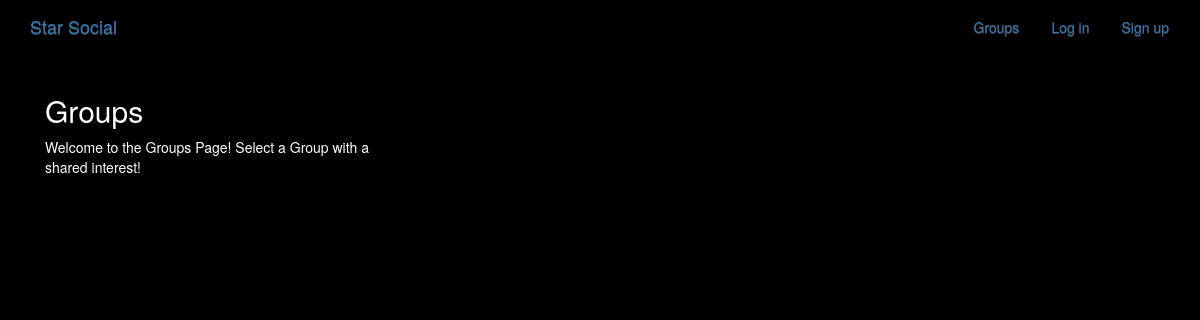
The page /groups/ on the database as committed earlier.
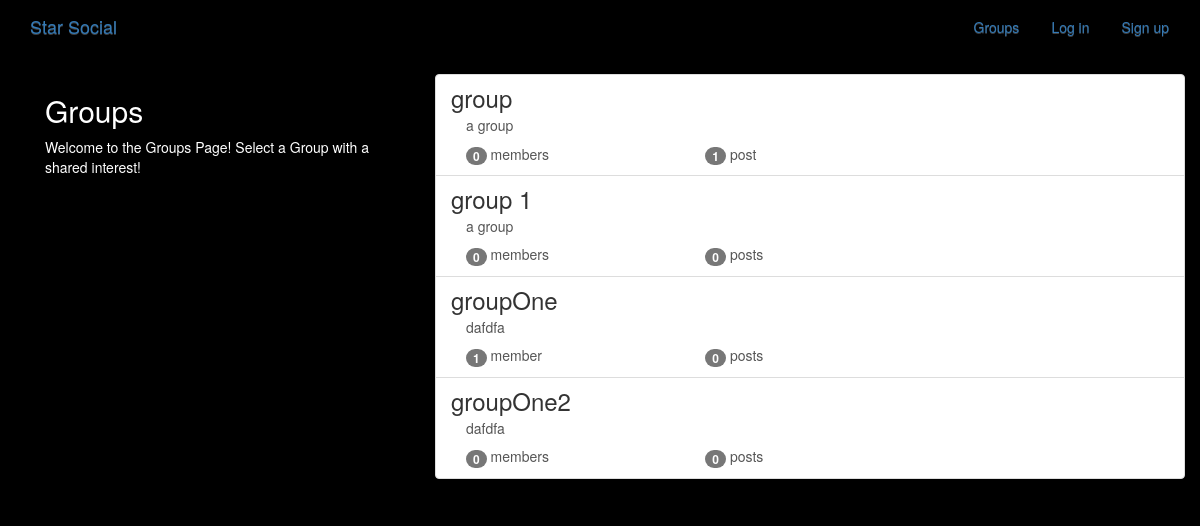
The same page on the database as committed later.
### groups/models.py (models this page shows, shortened)
class Group(models.Model):
    name = models.CharField(max_length=255, unique=True)
    slug = models.SlugField(allow_unicode=True, unique=True)
    description = models.TextField(blank=True, default='')
    description_html = models.TextField(editable=False, default='', blank=True)
    members = models.ManyToManyField(User,through="GroupMember")
    class Meta:
        ordering = ["name"]

### groups/views.py (the view)
class ListGroups(generic.ListView):
    model = Group

### groups/templates/groups/group_list.html (shortened to what this page needs)
{% extends "groups/group_base.html" %}
{% block pregroup %}
<div class="col-md-4">
	<div class="content">
			<h2>Groups</h2>
			<p>Welcome to the Groups Page! Select a Group with a shared interest!</p>
	</div>
</div>
{% endblock %}
{% block group_content %}
<div class="col-md-8">
	<div class="list-group">
		{% for group in object_list %}
		  <a class="list-group-item" href="{% url 'groups:single' slug=group.slug %}">
			     <h3 class="title list-group-item-heading">{{ group.name }}</h3>
			<div class="list-group-item-text container-fluid">
				{{ group.description_html|safe }}
				<div class="row">
					<div class="col-md-4">
						<span class="badge">{{ group.members.count }}</span> member{{ group.members.count|pluralize }}
					</div>
					<div class="col-md-4">
						<span class="badge">{{ group.posts.count }}</span> post{{ group.posts.count|pluralize }}
					</div>
				</div>
			</div>
		</a>
		{% endfor %}
	</div>
</div>
{% endblock %}

### groups/templates/groups/group_base.html (shortened to what this page needs)
{% extends "base.html" %}
{% block content %}
<div class="container">
        <div class="row">
            {% block pregroup %}{% endblock %}
            {% block group_content %}{% endblock %}
        </div>
</div>
{% endblock %}

### templates/base.html (shortened to what this page needs)
<!DOCTYPE html>
{% load staticfiles %}
<html>
<head>
    <link rel="stylesheet" href="https://maxcdn.bootstrapcdn.com/bootstrap/3.3.7/css/bootstrap.min.css">
    <link rel="stylesheet" href="https://maxcdn.bootstrapcdn.com/bootstrap/3.3.7/css/bootstrap-theme.min.css">
    <link rel="stylesheet" href="{% static 'simplesocial/css/master.css'%}">
</head>
<body>
    <nav class="navbar  mynav" role="navigation" id="navbar">
    			<div class="container">
            <a class="navbar-brand mynav" href="{% url 'home' %}">Star Social</a>
                    <ul class="nav navbar-nav navbar-right">
    						{% if user.is_authenticated %}
                      <li><a href="{% url 'posts:create' %}" class="btn btn-simple">Post</a></li>
                      <li><a href="{% url 'groups:all' %}" class="btn btn-simple">Groups</a></li>
                      <li><a href="{% url 'groups:create' %}" class="btn btn-simple">Create Group</a></li>
                      <li><a href="{% url 'accounts:logout' %}" class="btn btn-simple">Log out</a></li>
    						{% else %}
    						      <li><a href="{% url 'groups:all' %}" class="btn btn-simple">Groups</a></li>
    						      <li><a href="{% url 'accounts:login' %}" class="btn btn-simple">Log in</a></li>
    						      <li><a href="{% url 'accounts:signup' %}" class="btn btn-simple">Sign up</a></li>
    						{% endif %}
                    </ul>
    			</div>
    		</nav>
       <div class="container mycontent">
          {% block content %}
          {% endblock %}
        </div>
</body>
</html>

### static/simplesocial/css/master.css (style rules this page uses)
body { margin: 0; overflow: hidden; background-color: black; color:white; }

Rows that differ between the two databases and show on the page:
added Group: name "group", description_html "a group", members.count "0", posts.count "1"
added Group: name "group 1", description_html "a group", members.count "0", posts.count "0"
added Group: name "groupOne", description_html "dafdfa", members.count "1", posts.count "0"
added Group: name "groupOne2", description_html "dafdfa", members.count "0", posts.count "0"
